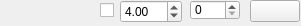
<ui version="4.0" >
 <author>Christophe Gros</author>
 <class>AspRestr</class>
 <widget class="QWidget" name="AspRestr" >
  <property name="geometry" >
   <rect>
    <x>0</x>
    <y>0</y>
    <width>301</width>
    <height>26</height>
   </rect>
  </property>
  <property name="windowTitle" >
   <string>AspRestr</string>
  </property>
  <widget class="QPushButton" name="ColorButton" >
   <property name="geometry" >
    <rect>
     <x>250</x>
     <y>0</y>
     <width>50</width>
     <height>22</height>
    </rect>
   </property>
   <property name="text" >
    <string/>
   </property>
  </widget>
  <widget class="QSpinBox" name="Influence" >
   <property name="geometry" >
    <rect>
     <x>190</x>
     <y>0</y>
     <width>50</width>
     <height>20</height>
    </rect>
   </property>
   <property name="toolTip" >
    <string>Aspect Influence between 0..50</string>
   </property>
   <property name="maximum" >
    <number>50</number>
   </property>
  </widget>
  <widget class="QCheckBox" name="IsRestricted" >
   <property name="geometry" >
    <rect>
     <x>100</x>
     <y>0</y>
     <width>20</width>
     <height>20</height>
    </rect>
   </property>
   <property name="text" >
    <string/>
   </property>
  </widget>
  <widget class="QLabel" name="Name" >
   <property name="geometry" >
    <rect>
     <x>0</x>
     <y>0</y>
     <width>90</width>
     <height>20</height>
    </rect>
   </property>
   <property name="text" >
    <string/>
   </property>
   <property name="wordWrap" >
    <bool>false</bool>
   </property>
  </widget>
  <widget class="QDoubleSpinBox" name="Orb" >
   <property name="geometry" >
    <rect>
     <x>120</x>
     <y>0</y>
     <width>62</width>
     <height>23</height>
    </rect>
   </property>
   <property name="minimum" >
    <double>0.010000000000000</double>
   </property>
   <property name="maximum" >
    <double>12.000000000000000</double>
   </property>
   <property name="value" >
    <double>4.000000000000000</double>
   </property>
  </widget>
 </widget>
 <layoutdefault spacing="6" margin="11" />
 <pixmapfunction>qPixmapFromMimeSource</pixmapfunction>
 <tabstops>
  <tabstop>IsRestricted</tabstop>
  <tabstop>Influence</tabstop>
  <tabstop>ColorButton</tabstop>
 </tabstops>
 <resources/>
 <connections/>
</ui>
